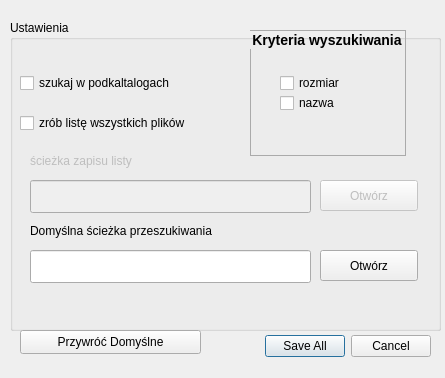
<?xml version="1.0" encoding="UTF-8"?>
<ui version="4.0">
 <class>Ustawienia</class>
 <widget class="QDialog" name="Ustawienia">
  <property name="windowModality">
   <enum>Qt::NonModal</enum>
  </property>
  <property name="geometry">
   <rect>
    <x>0</x>
    <y>0</y>
    <width>445</width>
    <height>378</height>
   </rect>
  </property>
  <property name="sizePolicy">
   <sizepolicy hsizetype="Fixed" vsizetype="Fixed">
    <horstretch>0</horstretch>
    <verstretch>0</verstretch>
   </sizepolicy>
  </property>
  <property name="minimumSize">
   <size>
    <width>445</width>
    <height>378</height>
   </size>
  </property>
  <property name="maximumSize">
   <size>
    <width>445</width>
    <height>378</height>
   </size>
  </property>
  <property name="baseSize">
   <size>
    <width>445</width>
    <height>378</height>
   </size>
  </property>
  <property name="windowTitle">
   <string>Ustawienia</string>
  </property>
  <property name="sizeGripEnabled">
   <bool>false</bool>
  </property>
  <widget class="QDialogButtonBox" name="buttonsSave">
   <property name="geometry">
    <rect>
     <x>200</x>
     <y>330</y>
     <width>231</width>
     <height>32</height>
    </rect>
   </property>
   <property name="orientation">
    <enum>Qt::Horizontal</enum>
   </property>
   <property name="standardButtons">
    <set>QDialogButtonBox::Cancel|QDialogButtonBox::SaveAll</set>
   </property>
  </widget>
  <widget class="QGroupBox" name="ustawienia">
   <property name="geometry">
    <rect>
     <x>10</x>
     <y>20</y>
     <width>431</width>
     <height>311</height>
    </rect>
   </property>
   <property name="title">
    <string>Ustawienia</string>
   </property>
   <widget class="QCheckBox" name="szuk_w_podk">
    <property name="geometry">
     <rect>
      <x>10</x>
      <y>50</y>
      <width>201</width>
      <height>26</height>
     </rect>
    </property>
    <property name="text">
     <string>szukaj w podkaltalogach</string>
    </property>
   </widget>
   <widget class="QCheckBox" name="lista_plikow">
    <property name="geometry">
     <rect>
      <x>10</x>
      <y>90</y>
      <width>231</width>
      <height>26</height>
     </rect>
    </property>
    <property name="text">
     <string>zrób listę wszystkich plików</string>
    </property>
   </widget>
   <widget class="QLabel" name="l_sciezk_zapis">
    <property name="enabled">
     <bool>false</bool>
    </property>
    <property name="geometry">
     <rect>
      <x>20</x>
      <y>130</y>
      <width>131</width>
      <height>21</height>
     </rect>
    </property>
    <property name="text">
     <string>ścieżka zapisu listy</string>
    </property>
   </widget>
   <widget class="QLineEdit" name="line_sciezk_zapis">
    <property name="enabled">
     <bool>false</bool>
    </property>
    <property name="geometry">
     <rect>
      <x>20</x>
      <y>160</y>
      <width>281</width>
      <height>33</height>
     </rect>
    </property>
   </widget>
   <widget class="QPushButton" name="sciezka_zapisz_przycisk">
    <property name="enabled">
     <bool>false</bool>
    </property>
    <property name="geometry">
     <rect>
      <x>310</x>
      <y>160</y>
      <width>98</width>
      <height>31</height>
     </rect>
    </property>
    <property name="text">
     <string>Otwórz</string>
    </property>
   </widget>
   <widget class="QLabel" name="l_sciezk_szuk">
    <property name="geometry">
     <rect>
      <x>20</x>
      <y>200</y>
      <width>251</width>
      <height>21</height>
     </rect>
    </property>
    <property name="text">
     <string>Domyślna ścieżka przeszukiwania</string>
    </property>
   </widget>
   <widget class="QLineEdit" name="line_sciezk_szuk">
    <property name="geometry">
     <rect>
      <x>20</x>
      <y>230</y>
      <width>281</width>
      <height>33</height>
     </rect>
    </property>
   </widget>
   <widget class="QPushButton" name="sciezka_szuk_przycisk">
    <property name="geometry">
     <rect>
      <x>310</x>
      <y>230</y>
      <width>98</width>
      <height>31</height>
     </rect>
    </property>
    <property name="text">
     <string>Otwórz</string>
    </property>
   </widget>
   <widget class="QGroupBox" name="kryt_szukania">
    <property name="geometry">
     <rect>
      <x>240</x>
      <y>10</y>
      <width>156</width>
      <height>126</height>
     </rect>
    </property>
    <property name="sizePolicy">
     <sizepolicy hsizetype="Preferred" vsizetype="Preferred">
      <horstretch>0</horstretch>
      <verstretch>0</verstretch>
     </sizepolicy>
    </property>
    <property name="toolTipDuration">
     <number>-1</number>
    </property>
    <property name="layoutDirection">
     <enum>Qt::LeftToRight</enum>
    </property>
    <property name="autoFillBackground">
     <bool>false</bool>
    </property>
    <property name="styleSheet">
     <string notr="true">QGroupBox#kryt_szukania {
     border-style: solid;
     border-width: 1px;
     border-color: #aaa;
     font: bold 14px;
    
 }</string>
    </property>
    <property name="title">
     <string>Kryteria wyszukiwania</string>
    </property>
    <property name="alignment">
     <set>Qt::AlignBottom|Qt::AlignJustify</set>
    </property>
    <property name="flat">
     <bool>false</bool>
    </property>
    <widget class="QCheckBox" name="rozmiar">
     <property name="geometry">
      <rect>
       <x>30</x>
       <y>40</y>
       <width>96</width>
       <height>26</height>
      </rect>
     </property>
     <property name="layoutDirection">
      <enum>Qt::LeftToRight</enum>
     </property>
     <property name="text">
      <string>rozmiar</string>
     </property>
    </widget>
    <widget class="QCheckBox" name="nazwa">
     <property name="geometry">
      <rect>
       <x>30</x>
       <y>60</y>
       <width>96</width>
       <height>26</height>
      </rect>
     </property>
     <property name="layoutDirection">
      <enum>Qt::LeftToRight</enum>
     </property>
     <property name="text">
      <string>nazwa</string>
     </property>
    </widget>
   </widget>
   <zorder>szuk_w_podk</zorder>
   <zorder>lista_plikow</zorder>
   <zorder>l_sciezk_zapis</zorder>
   <zorder>line_sciezk_zapis</zorder>
   <zorder>sciezka_zapisz_przycisk</zorder>
   <zorder>l_sciezk_szuk</zorder>
   <zorder>line_sciezk_szuk</zorder>
   <zorder>sciezka_szuk_przycisk</zorder>
   <zorder>kryt_szukania</zorder>
   <zorder>horizontalLayoutWidget</zorder>
  </widget>
  <widget class="QPushButton" name="przywDomyslne">
   <property name="geometry">
    <rect>
     <x>20</x>
     <y>330</y>
     <width>181</width>
     <height>24</height>
    </rect>
   </property>
   <property name="text">
    <string>Przywróć Domyślne</string>
   </property>
   <property name="icon">
    <iconset resource="icons.qrc">
     <normaloff>:/icons/settings.png</normaloff>:/icons/settings.png</iconset>
   </property>
  </widget>
 </widget>
 <resources>
  <include location="icons.qrc"/>
 </resources>
 <connections>
  <connection>
   <sender>buttonsSave</sender>
   <signal>rejected()</signal>
   <receiver>Ustawienia</receiver>
   <slot>reject()</slot>
   <hints>
    <hint type="sourcelabel">
     <x>316</x>
     <y>260</y>
    </hint>
    <hint type="destinationlabel">
     <x>286</x>
     <y>274</y>
    </hint>
   </hints>
  </connection>
  <connection>
   <sender>buttonsSave</sender>
   <signal>accepted()</signal>
   <receiver>Ustawienia</receiver>
   <slot>accept()</slot>
   <hints>
    <hint type="sourcelabel">
     <x>248</x>
     <y>254</y>
    </hint>
    <hint type="destinationlabel">
     <x>157</x>
     <y>274</y>
    </hint>
   </hints>
  </connection>
 </connections>
</ui>
